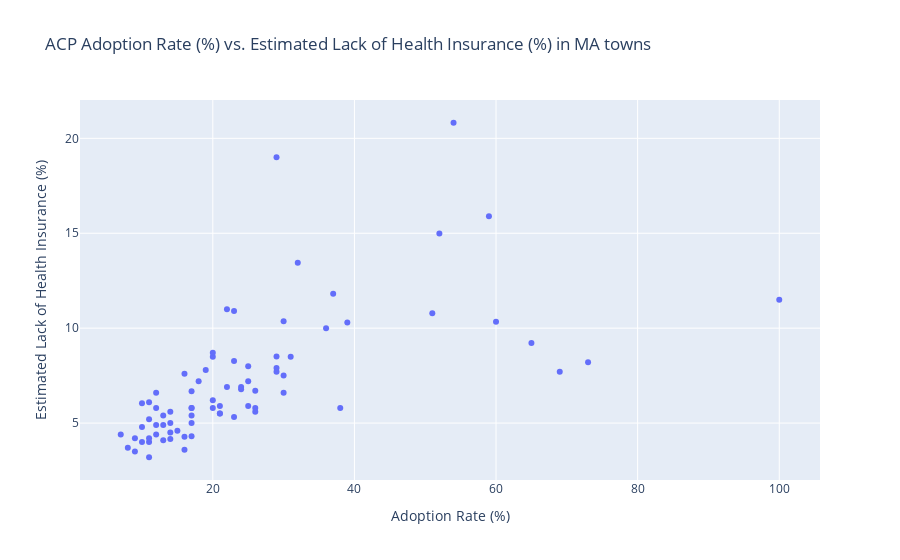

The notebook cell this image was saved under:
### Markdown cell above
<h2>Plotting the ACP Adoption Percent by Town vs. the Est. Percent of Individuals with a Lack of Health Insurance</h2>

### Code cell
import plotly.express as px

#Plot ACP adoption percent by town vs. Estimated Percent of Individuals with a Lack of Health Insurance
fig = px.scatter(health_insurance_vs_acp_adoption, 
                 x="Adoption Rate (%)", 
                 y="Estimated Lack of Health Insurance (%)",
                 title="ACP Adoption Rate (%) vs. Estimated Lack of Health Insurance (%) in MA towns"
                )

fig.show()

### Figure 1 — Plotly figure (JSON) as saved in the notebook; plotly's stock layout.template omitted (floating-point values rounded to 4 significant figures)
{"data": [{"hovertemplate": "Adoption Rate (%)=%{x}<br>Estimated Lack of Health Insurance (%)=%{y}<extra></extra>", "legendgroup": "", "marker": {"color": "#636efa", "symbol": "circle"}, "mode": "markers", "name": "", "orientation": "v", "showlegend": false, "type": "scatter", "x": [17, 20, 26, 14, 25, 17, 11, 21, 29, 21, 51, 16, 13, 23, 29, 65, 17, 13, 38, 23, 39, 36, 19, 15, 29, 21, 23, 59, 20, 54, 20, 11, 9, 30, 32, 25, 8, 18, 12, 14, 20, 16, 10, 16, 37, 11, 12, 73, 26, 14, 30, 22, 69, 24, 10, 22, 30, 26, 10, 12, 100, 52, 14, 7, 31, 12, 17, 17, 13, 29, 24, 25, 11, 9, 11, 17, 60], "xaxis": "x", "y": [5.8, 6.2, 5.6, 4.161, 7.2, 4.3, 4, 5.5, 8.505, 5.5, 10.78, 4.279, 4.9, 5.316, 19, 9.214, 5.4, 5.4, 5.8, 10.9, 10.3, 10, 7.799, 4.6, 7.9, 5.9, 8.268, 15.9, 5.8, 20.82, 8.5, 3.2, 4.2, 10.36, 13.45, 8, 3.7, 7.2, 5.8, 4.5, 8.7, 7.6, 4.8, 3.6, 11.81, 4.2, 4.4, 8.2, 5.8, 5.6, 6.6, 6.9, 7.7, 6.78, 4, 11, 7.5, 6.7, 6.041, 6.592, 11.5, 14.99, 5, 4.4, 8.5, 4.9, 6.671, 5, 4.1, 7.7, 6.9, 5.9, 5.2, 3.5, 6.1, 5.8, 10.34], "yaxis": "y"}], "layout": {"autosize": true, "legend": {"tracegroupgap": 0}, "title": {"text": "ACP Adoption Rate (%) vs. Estimated Lack of Health Insurance (%) in MA towns"}, "xaxis": {"anchor": "y", "autorange": true, "domain": [0, 1], "range": [1.479, 105.5], "title": {"text": "Adoption Rate (%)"}, "type": "linear"}, "yaxis": {"anchor": "x", "autorange": true, "domain": [0, 1], "range": [1.746, 22.28], "title": {"text": "Estimated Lack of Health Insurance (%)"}, "type": "linear"}}}
